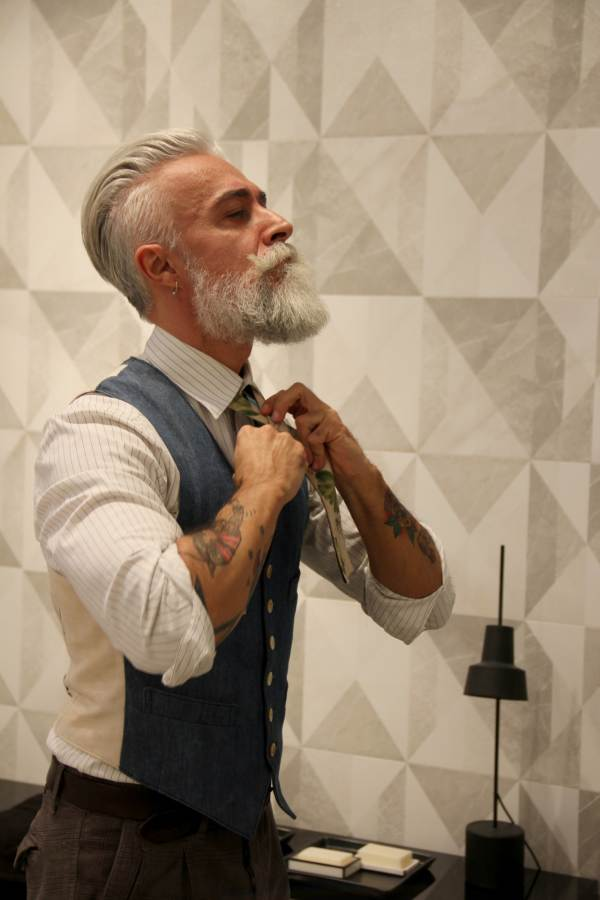
#> input picture images/man with beard/Image_1.jpg, 600 x 900 px, found by its file name; its folder holds only this picture in this run
$ jupyter execute --allow-errors MIN0R_PROJECT_.ipynb
#> lines starting #> are read from the running program, lines starting #| are printed output that depends on the picture
<a href="https://colab.research.google.com/github/nimishp97/ml-minor/blob/main/MIN0R_PROJECT_.ipynb" target="_parent"></a>

#> (a cell that did not finish here is left out)

[cell 2]
#Gather Data
from bing_image_downloader import downloader
downloader.download("man with beard",limit=50,output_dir='images',adult_filter_off=True)
#> (this line was passed over: bing_image_downloader is not available in this run)
downloader.download("man without beard",limit=50,output_dir='images',adult_filter_off=True)
#> (this line was passed over: bing_image_downloader is not available in this run)

[cell 3]
#Preprocess data

import os
import matplotlib.pyplot as plt
import numpy as np
from skimage.io import imread
from skimage.transform import resize

target = []
images = []
flat_data = []

DATADIR = '/content/images'
CATEGORIES = ['man with beard','man without beard']

for category in CATEGORIES:
  class_num = CATEGORIES.index(category)
  path = os.path.join(DATADIR,category)
  for img in os.listdir(path):
    img_array = imread(os.path.join(path,img))
#> img_array is the input picture: shape (900, 600, 3); mean R, G, B 155, 136.4, 115.4
    img_resized = resize(img_array,(150,150,3))
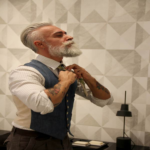
#> img_resized: shape (150, 150, 3) float64; mean R, G, B 0.608, 0.535, 0.453
    flat_data.append(img_resized.flatten())
    images.append(img_resized)
    target.append(class_num)
#> pass 2 of the loop `for category in CATEGORIES:`:
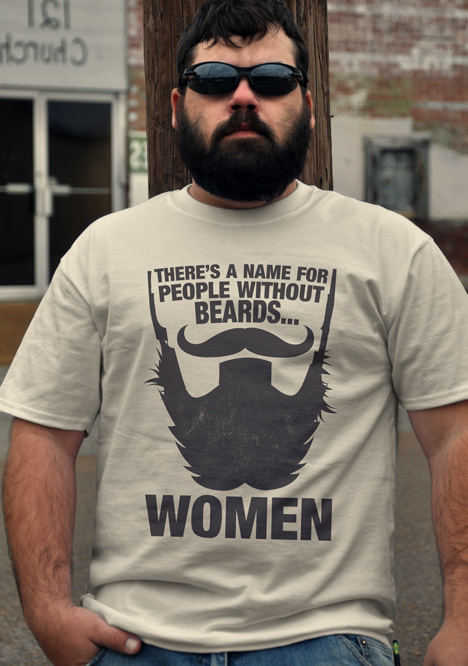
#> input picture images/man without beard/Image_1.jpg, 468 x 666 px, found by its file name
#> img_array is the input picture: shape (666, 468, 3); mean R, G, B 125, 114.7, 104
#> `img_resized = resize(img_array,(150,150,3))`:
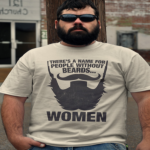
#> img_resized: shape (150, 150, 3) float64; mean R, G, B 0.49, 0.45, 0.408

flat_data = np.array(flat_data)
target = np.array(target)
images = np.array(images)

unique,count = np.unique(target,return_counts=True)
print(plt.bar(CATEGORIES,count))
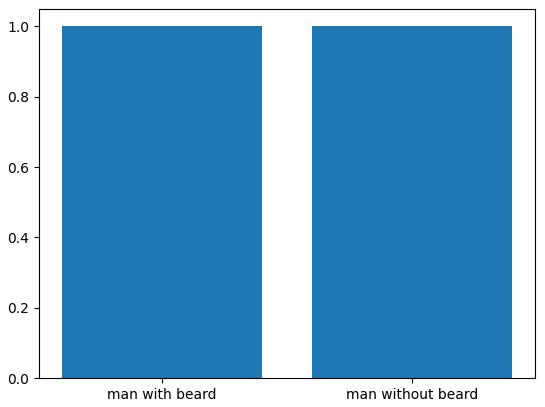
#> figure drawn by matplotlib, 1 panel

[cell 4]
#Splitting data
from sklearn.model_selection import train_test_split
x_train,x_test,y_train,y_test = train_test_split(flat_data,target,test_size=0.3,random_state=109)
#> y_train = [0]; y_test = [1]

[cell 5]
#Applying Classification Algoritham SVM
from sklearn.model_selection import GridSearchCV
from sklearn import svm
param_grid = [{'C':[1,10,100,1000],'kernel':['linear']},{'C':[1,10,100,1000],'gamma':[0.001,0.0001],'kernel':['rbf']}]
svc = svm.SVC(probability=True)
clf = GridSearchCV(svc,param_grid)
#> (the rest of this cell did not finish here and is left out)

[cell 6]
#Evaluation of the model using Confusion Matrix and classification report
from sklearn.metrics import accuracy_score,confusion_matrix,classification_report
#> (the rest of this cell did not finish here and is left out)

[cell 7]
#Prediction for any new Image


import pickle
pickle.dump(clf,open('img_model.p','wb'))
model=pickle.load(open('img_model.p','rb'))

flat_data = []
url = input('This Model Classify Images Between Three Expression : \n1.man with beard\n2.man without beard \nEnter URL for Expression Image : ')
#> the answer given: out.png
